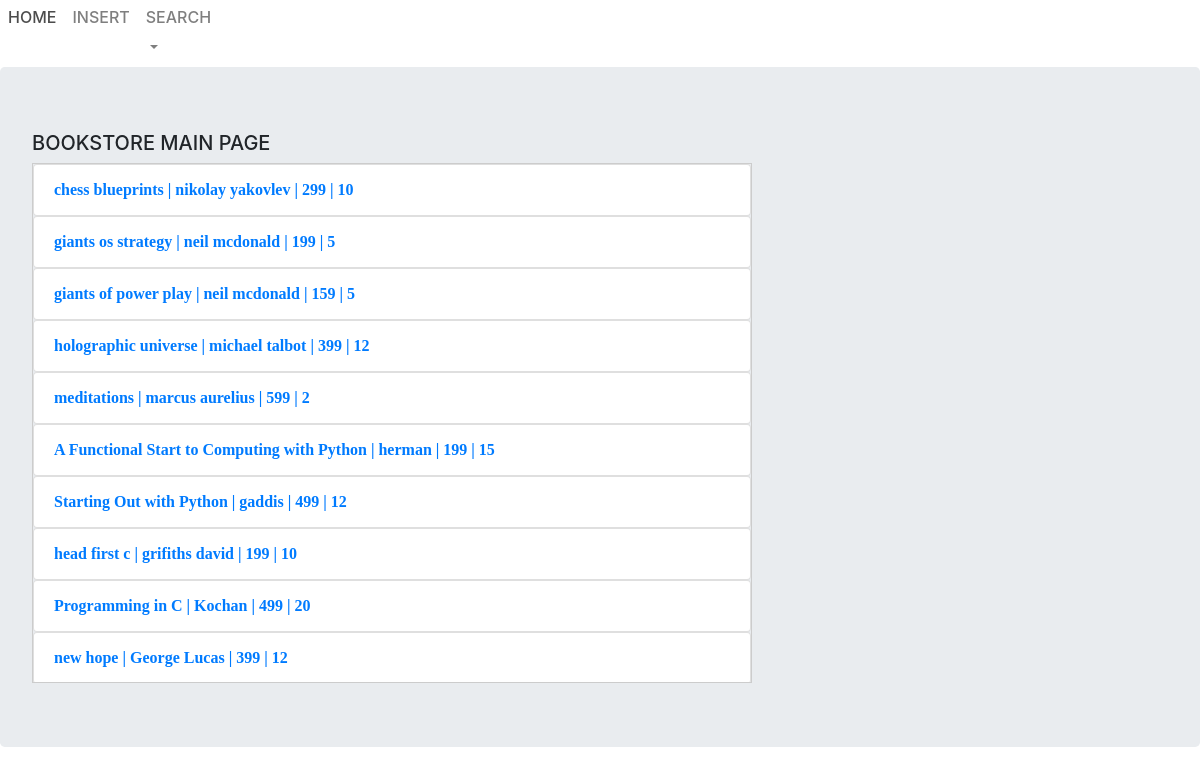
The page /home on the database its author committed.
### models.py (models this page shows)
class Book(db.Model):
    id = db.Column(db.Integer, primary_key=True)
    title = db.Column(db.String(), unique=True, nullable=False)
    author = db.Column(db.String())
    quantity = db.Column(db.Integer())
    price = db.Column(db.Integer)
    def __repr__(self):
        return f"{self.title} | {self.author} | {self.price} | {self.quantity}"

### views.py (the view)
@app.route("/", methods=["GET","POST"])
@app.route("/home", methods=["GET","POST"])
def home():
    form = SelectForm()
    all_books = models.show_all()
    return render_template("home.html", all_books=all_books, form=form)

### models.py (called while the page is built)
def show_all():
    all_books = Book.query.all()
    return all_books

### templates/home.html
{%extends "layout.html"%}
{%block content%}
<div class="jumbotron">
  <h5>BOOKSTORE MAIN PAGE</h5>
  <div style="height:520px;width:720px;border:1px solid #ccc;font:16px/26px Georgia, Garamond, Serif;overflow:auto;">
    <strong>{% for book in all_books: %}</strong>
    <ul class="list-group">
      <li class="list-group-item "><a href={{book.id}}><strong>{{book}}</strong></a></li>
    </ul>
    {% endfor %}
  </div>
</div>
{%endblock content%}

### templates/layout.html (shortened to what this page needs)
<!DOCTYPE html>
<html lang="en" dir="ltr">
  <head>
    <link rel="stylesheet" href="https://maxcdn.bootstrapcdn.com/bootstrap/4.0.0/css/bootstrap.min.css">
  </head>
  <body>
        <nav class="navbar-fixed-top navbar-expand-lg navbar-light ">
        <div class="navbar-nav navbar-fixed-top">
          <a class="nav-item nav-link" href="{{ url_for('home') }}"><h6>HOME</h6></a>
          <a class="nav-item nav-link" href="{{ url_for('insert') }}"><h6>INSERT</h6></a>
          <li class="nav-item dropdown">
            <a class="nav-link dropdown-toggle" href="#" id="navbarDropdown" role="button" data-toggle="dropdown" aria-haspopup="true" aria-expanded="false">
              <h6>SEARCH</h6>
            </a>
          </li>
        </nav>
    {% block content %}
    {% endblock %}
  </body>
</html>

### rows shown on the page
Book: title+author+price "chess blueprints | nikolay yakovlev | 299 | 10"
Book: title+author+price "giants os strategy | neil mcdonald | 199 | 5"
Book: title+author+price "giants of power play | neil mcdonald | 159 | 5"
Book: title+author+price "holographic universe | michael talbot | 399 | 12"
Book: title+author+price "meditations | marcus aurelius | 599 | 2"
Book: title+author+price "A Functional Start to Computing with Python | herman | 199 | 15"
Book: title+author+price "Starting Out with Python | gaddis | 499 | 12"
Book: title+author+price "head first c | grifiths david | 199 | 10"
Book: title+author+price "Programming in C | Kochan | 499 | 20"
Book: title+author+price "new hope | George Lucas | 399 | 12"
